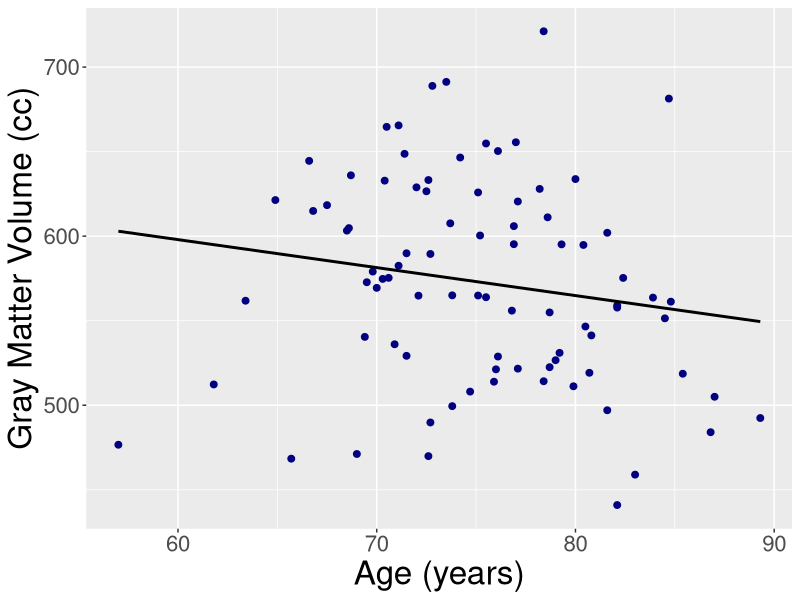
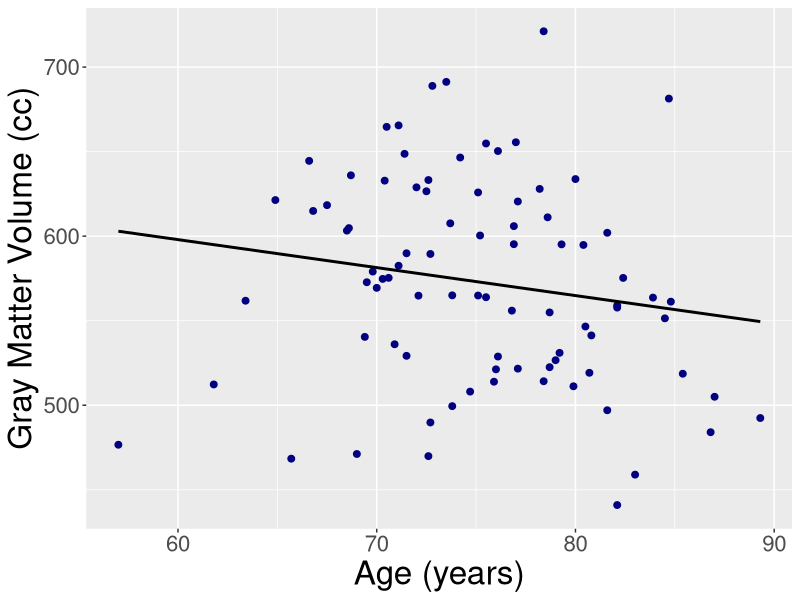
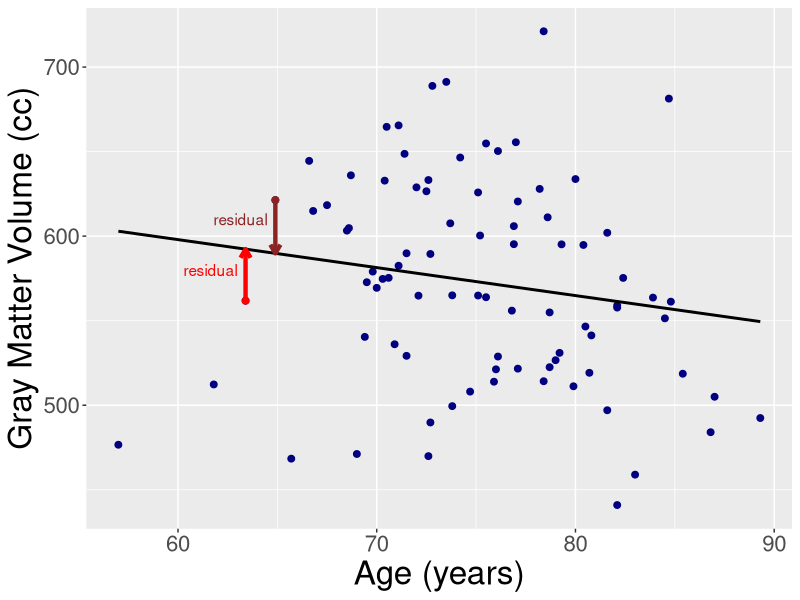
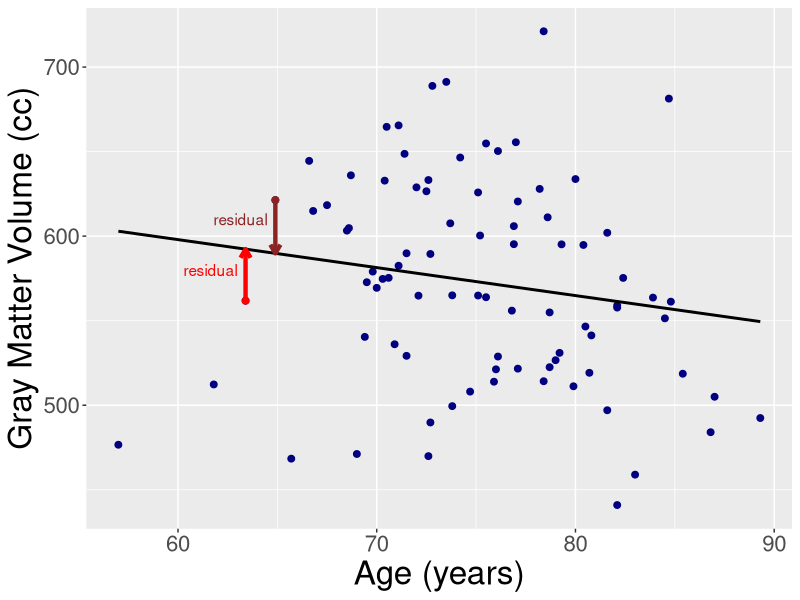
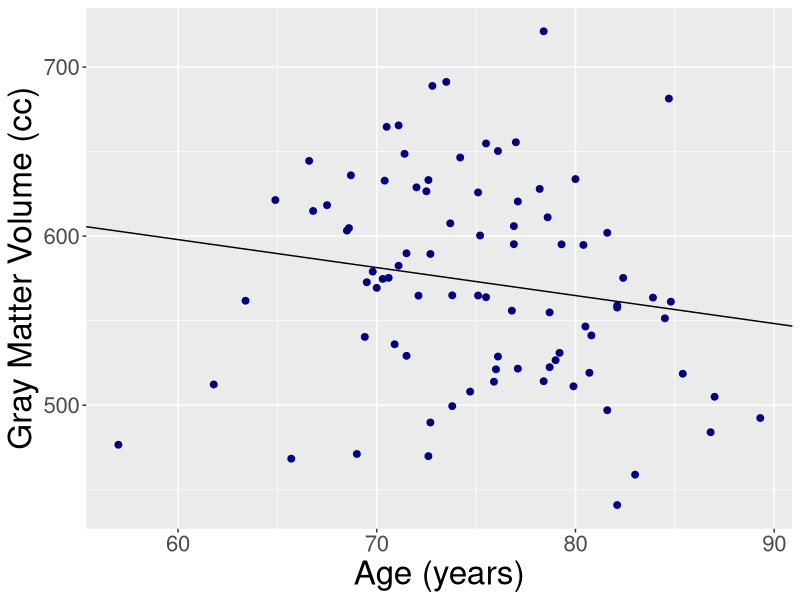
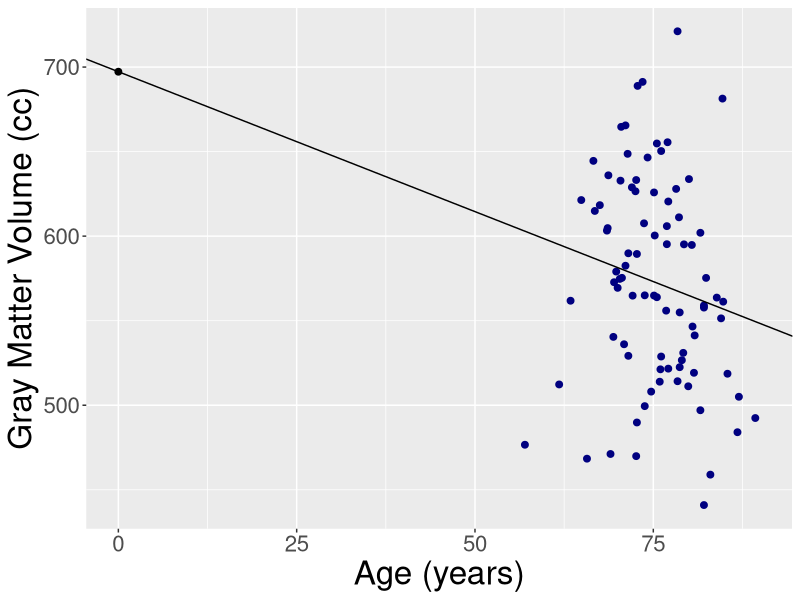

These charts were generated, in order, by the following R code:
## ---- chunk 1
#| label: load packages 
library(tidyverse) 
## ---- chunk 2
#| label: import data with here
alz <- readr::read_csv(here::here("Data", "alzheimers.csv"))
## ---- chunk 3
#| label: lm-2
#| echo: FALSE
#| eval: TRUE
#| fig-height: 8
ggplot(data = alz, 
       mapping = aes(x = age, 
                     y = gmv)) +
  geom_point(color = "navy", size = 2) +
  geom_smooth(method = "lm", color = "black", 
              se = FALSE) +
  labs(x = "Age (years)",
       y = "Gray Matter Volume (cc)") +
  theme(
    axis.title = element_text(size = 24),
    axis.text = element_text(size = 16)
  )
## ---- chunk 4
#| label: lm-4
#| echo: FALSE
#| eval: TRUE
#| fig-height: 8
ggplot(data = alz, 
       mapping = aes(x = age, 
                     y = gmv)) +
  geom_point(color = "navy", size = 2) +
  geom_smooth(method = "lm", color = "black", 
              se = FALSE) +
  labs(x = "Age (years)",
       y = "Gray Matter Volume (cc)") +
  theme(
    axis.title = element_text(size = 24),
    axis.text = element_text(size = 16)
  )
## ---- chunk 5
#| label: lm-5a
#| echo: FALSE
#| eval: TRUE
#| fig-height: 8
lm1 <- lm(gmv ~ age, data = alz)
pred_values <- predict(lm1, newdata = alz |> slice(25, 27))
res_data <- data.frame(
  x1 = alz$age[c(25, 27)],
  y1 = alz$gmv[c(25, 27)],
  x2 = alz$age[c(25, 27)],
  y2 = pred_values
)

ggplot(data = alz, 
       mapping = aes(x = age, 
                     y = gmv)) +
  geom_point(color = "navy", size = 2) +
  geom_smooth(method = "lm", color = "black", 
              se = FALSE) +
  geom_point(data = alz |> slice(25, 27),
             color = c("red", "brown4"), size = 2) +
  geom_segment(data = res_data,
               mapping = aes(x = x1, xend = x2,
                             y = y1, yend = y2),
               color = c("red", "brown4"), 
               linewidth = 1.5,
               arrow = arrow(length = unit(0.1, "in"))) +
  annotate("text", x = c(63,64.5), y = c(580, 610),
           color = c("red", "brown4"),
           label = "residual", hjust = 1) +
  labs(x = "Age (years)",
       y = "Gray Matter Volume (cc)") +
  theme(
    axis.title = element_text(size = 24),
    axis.text = element_text(size = 16)
  )
## ---- chunk 6
#| label: lm-5b
#| echo: FALSE
#| eval: TRUE
#| fig-height: 8
lm1 <- lm(gmv ~ age, data = alz)
pred_values <- predict(lm1, newdata = alz |> slice(25, 27))
res_data <- data.frame(
  x1 = alz$age[c(25, 27)],
  y1 = alz$gmv[c(25, 27)],
  x2 = alz$age[c(25, 27)],
  y2 = pred_values
)

ggplot(data = alz, 
       mapping = aes(x = age, 
                     y = gmv)) +
  geom_point(color = "navy", size = 2) +
  geom_smooth(method = "lm", color = "black", 
              se = FALSE) +
  geom_point(data = alz |> slice(25, 27),
             color = c("red", "brown4"), size = 2) +
  geom_segment(data = res_data,
               mapping = aes(x = x1, xend = x2,
                             y = y1, yend = y2),
               color = c("red", "brown4"), 
               linewidth = 1.5,
               arrow = arrow(length = unit(0.1, "in"))) +
  annotate("text", x = c(63,64.5), y = c(580, 610),
           color = c("red", "brown4"),
           label = "residual", hjust = 1) +
  labs(x = "Age (years)",
       y = "Gray Matter Volume (cc)") +
  theme(
    axis.title = element_text(size = 24),
    axis.text = element_text(size = 16)
  )
## ---- chunk 7
#| label: simple linear regression lm
lm_gmv_age <- lm(gmv ~ age,
                 data = alz)
## ---- chunk 8
#| label: summarize lm
library(broom)
tidy(lm_gmv_age)
## ---- chunk 9
#| label: summarize lm-2
#| echo: FALSE
#| eval: TRUE
tidy(lm_gmv_age)
## ---- chunk 10
#| label: summarize lm-3
#| echo: FALSE
#| eval: TRUE
tidy(lm_gmv_age)
## ---- chunk 11
#| label: lm-6a
#| echo: FALSE
#| eval: TRUE
#| fig-height: 8
ggplot(data = alz, 
       mapping = aes(x = age, 
                     y = gmv)) +
  geom_point(color = "navy", size = 2) +
  geom_abline(intercept = coef(lm_gmv_age[1]),
              slope = coef(lm_gmv_age)[2],
              color = "black") +
  labs(x = "Age (years)",
       y = "Gray Matter Volume (cc)") +
  theme(
    axis.title = element_text(size = 24),
    axis.text = element_text(size = 16)
  )
## ---- chunk 12
#| label: lm-6b
#| echo: FALSE
#| eval: TRUE
#| fig-height: 8
ggplot(data = alz, 
       mapping = aes(x = age, 
                     y = gmv)) +
  geom_point(color = "navy", size = 2) +
  geom_abline(intercept = coef(lm_gmv_age[1]),
              slope = coef(lm_gmv_age)[2],
              color = "black") +
  geom_point(data = data.frame(x = 0, y = coef(lm_gmv_age)[1]),
             aes(x = x, y = y),
             color = "black", size = 2) +
  labs(x = "Age (years)",
       y = "Gray Matter Volume (cc)") +
  scale_x_continuous(limits = c(0,90)) +
  theme(
    axis.title = element_text(size = 24),
    axis.text = element_text(size = 16)
  )
## ---- chunk 13
#| label: predictions-1

# New data frame with the same predictor variable
fake_people <- data.frame(
  age = c(68, 63, 72, 84)
)

lm_gmv_age |>
  predict(newdata = fake_people)
## ---- chunk 14
#| label: predictions-2
#| code-line-numbers: "2"
lm_gmv_age |>
  augment(newdata = fake_people)
## ---- chunk 15
#| label: convert to categorical

alz2 <- alz |>
  mutate(
    diagnosis = diagnosis |>
      as.factor() |> # convert to factor
      relevel(ref = "HC") # define reference level
  )
## ---- chunk 16
#| label: lm with categorical
lm_gmv_alz <- lm(gmv ~ diagnosis,
                 data = alz2)
tidy(lm_gmv_alz)
